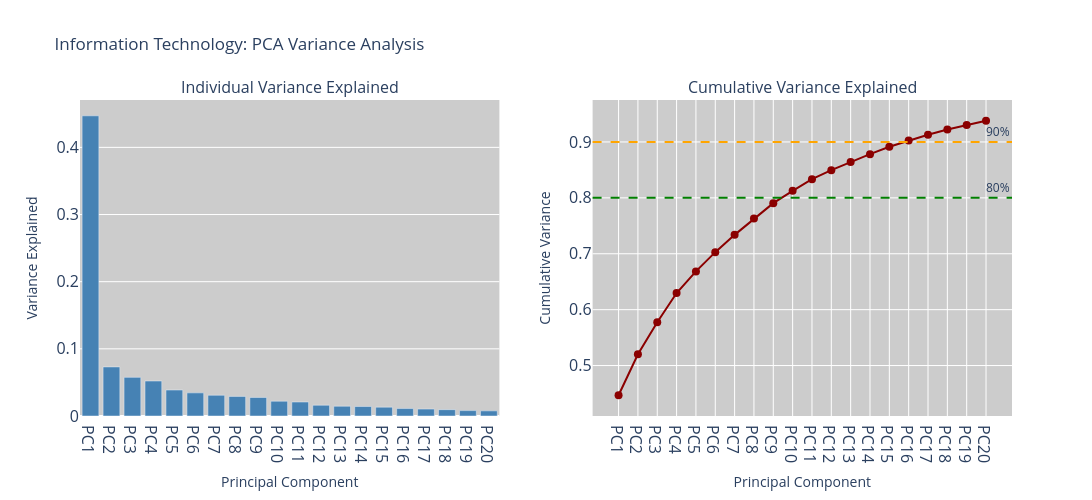

The code cell stored with this chart in its notebook:
### Code cell
## [Option] Plot 1: Interactive scree plot
pca = pca_full

variance_df = pd.DataFrame({
    'Component': [f'PC{i+1}' for i in range(len(pca.explained_variance_ratio_))],
    'Variance Explained': pca.explained_variance_ratio_,
    'Cumulative Variance': np.cumsum(pca.explained_variance_ratio_)
})

fig = make_subplots(rows=1, cols=2, subplot_titles=('Individual Variance Explained', 'Cumulative Variance Explained'))

# Bar chart
fig.add_trace(
    go.Bar(x=variance_df['Component'][:20],  # First 20
           y=variance_df['Variance Explained'][:20],
           marker_color='steelblue',
           hovertemplate='%{x}<br>Variance: %{y:.4f}<extra></extra>'),
           row=1, col=1
           )

# Line chart
fig.add_trace(
    go.Scatter(x=variance_df['Component'][:20],
               y=variance_df['Cumulative Variance'][:20],
               mode='lines+markers',
               marker=dict(size=8, color='darkred'),
               line=dict(width=2, color='darkred'),
               hovertemplate='%{x}<br>Cumulative: %{y:.4f}<extra></extra>'),
               row=1, col=2
               )

# Add 80% and 90% reference lines
fig.add_hline(y=0.8, line_dash="dash", line_color="green", 
              annotation_text="80%", row=1, col=2)
fig.add_hline(y=0.9, line_dash="dash", line_color="orange", 
              annotation_text="90%", row=1, col=2)

fig.update_xaxes(title_text="Principal Component", row=1, col=1)
fig.update_xaxes(title_text="Principal Component", row=1, col=2)
fig.update_yaxes(title_text="Variance Explained", row=1, col=1)
fig.update_yaxes(title_text="Cumulative Variance", row=1, col=2)

fig.update_layout(
    width=1200,
    height=500,
    title_text="Information Technology: PCA Variance Analysis",
    showlegend=False,
    plot_bgcolor='#cccccc'  # Change plot background color'
)
fig.update_xaxes(tickfont=dict(size=16))
fig.update_yaxes(tickfont=dict(size=16))

fig.show()

## >> save as html and png for sharing 
FILE_NAME = f"IT_subsector_pca_variance_explained_test11"
fig.write_html(f"{HTML_PATH}/{FILE_NAME}.html")
fig.write_image(f"{FIG_PATH}/{FILE_NAME}.png", 
               width=1200, height=500,      
               scale=3          # Scale factor (like DPI multiplier)
               )

# allow to open automatically in the default browser
# import webbrowser
webbrowser.open(f"{HTML_PATH}/{FILE_NAME}.html")

### Figure 1 — Plotly figure (JSON) as saved in the notebook; plotly's stock layout.template omitted (floating-point values rounded to 4 significant figures)
{"data": [{"hovertemplate": "%{x}<br>Variance: %{y:.4f}<extra></extra>", "marker": {"color": "steelblue"}, "type": "bar", "x": ["PC1", "PC2", "PC3", "PC4", "PC5", "PC6", "PC7", "PC8", "PC9", "PC10", "PC11", "PC12", "PC13", "PC14", "PC15", "PC16", "PC17", "PC18", "PC19", "PC20"], "xaxis": "x", "y": [0.447, 0.07309, 0.05753, 0.05211, 0.03871, 0.03445, 0.0309, 0.02916, 0.02761, 0.02204, 0.02085, 0.01604, 0.01455, 0.0141, 0.01318, 0.0111, 0.01033, 0.009452, 0.008011, 0.007638], "yaxis": "y"}, {"hovertemplate": "%{x}<br>Cumulative: %{y:.4f}<extra></extra>", "line": {"color": "darkred", "width": 2}, "marker": {"color": "darkred", "size": 8}, "mode": "lines+markers", "type": "scatter", "x": ["PC1", "PC2", "PC3", "PC4", "PC5", "PC6", "PC7", "PC8", "PC9", "PC10", "PC11", "PC12", "PC13", "PC14", "PC15", "PC16", "PC17", "PC18", "PC19", "PC20"], "xaxis": "x2", "y": [0.447, 0.5201, 0.5776, 0.6297, 0.6684, 0.7029, 0.7338, 0.7629, 0.7905, 0.8126, 0.8334, 0.8495, 0.864, 0.8781, 0.8913, 0.9024, 0.9127, 0.9222, 0.9302, 0.9378], "yaxis": "y2"}], "layout": {"annotations": [{"font": {"size": 16}, "showarrow": false, "text": "Individual Variance Explained", "x": 0.225, "xanchor": "center", "xref": "paper", "y": 1, "yanchor": "bottom", "yref": "paper"}, {"font": {"size": 16}, "showarrow": false, "text": "Cumulative Variance Explained", "x": 0.775, "xanchor": "center", "xref": "paper", "y": 1, "yanchor": "bottom", "yref": "paper"}, {"showarrow": false, "text": "80%", "x": 1, "xanchor": "right", "xref": "x2 domain", "y": 0.8, "yanchor": "bottom", "yref": "y2"}, {"showarrow": false, "text": "90%", "x": 1, "xanchor": "right", "xref": "x2 domain", "y": 0.9, "yanchor": "bottom", "yref": "y2"}], "height": 500, "plot_bgcolor": "#cccccc", "shapes": [{"line": {"color": "green", "dash": "dash"}, "type": "line", "x0": 0, "x1": 1, "xref": "x2 domain", "y0": 0.8, "y1": 0.8, "yref": "y2"}, {"line": {"color": "orange", "dash": "dash"}, "type": "line", "x0": 0, "x1": 1, "xref": "x2 domain", "y0": 0.9, "y1": 0.9, "yref": "y2"}], "showlegend": false, "title": {"text": "Information Technology: PCA Variance Analysis"}, "width": 1200, "xaxis": {"anchor": "y", "domain": [0, 0.45], "tickfont": {"size": 16}, "title": {"text": "Principal Component"}}, "xaxis2": {"anchor": "y2", "domain": [0.55, 1], "tickfont": {"size": 16}, "title": {"text": "Principal Component"}}, "yaxis": {"anchor": "x", "domain": [0, 1], "tickfont": {"size": 16}, "title": {"text": "Variance Explained"}}, "yaxis2": {"anchor": "x2", "domain": [0, 1], "tickfont": {"size": 16}, "title": {"text": "Cumulative Variance"}}}}
